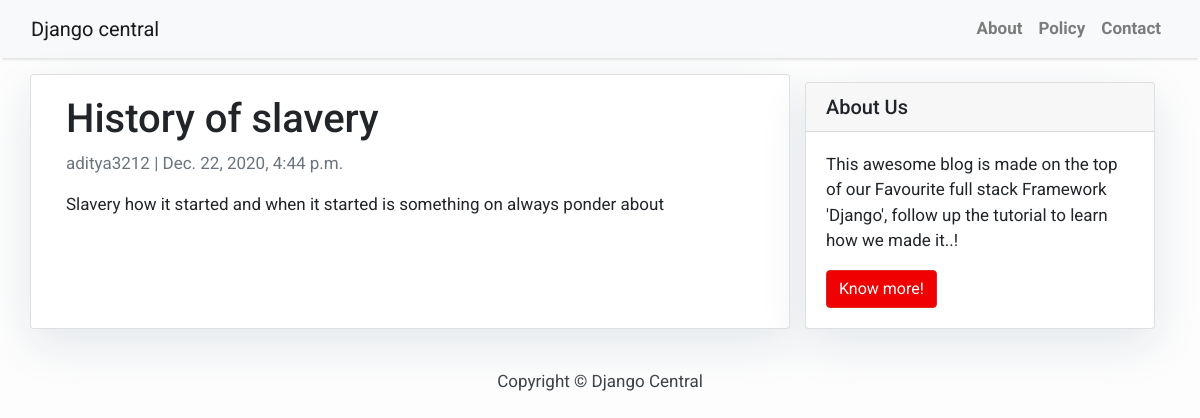
The page /slavery/ on the database its author committed.
### postt/models.py (models this page shows, shortened)
class Post(models.Model):
    title = models.CharField(max_length=200, unique=True)
    slug = models.SlugField(max_length=200, unique=True)
    author = models.ForeignKey(User, on_delete= models.CASCADE,related_name='blog_posts')
    updated_on = models.DateTimeField(auto_now= True)
    content = models.TextField()
    created_on = models.DateTimeField(auto_now_add=True)
    class Meta:
        ordering = ['-created_on']

### postt/views.py (the view)
# urls.py: path('<slug:slug>/',views.PostDetail.as_view(),name='post_detail'),
class PostDetail(generic.DetailView):
    model=Post
    template_name='post_detail.html'

### templates/post_detail.html
{% extends 'base.html' %} {% block content %}
<div class="container">
  <div class="row">
    <div class="col-md-8 card mb-4  mt-3 left  top">
      <div class="card-body">
        <h1>{% block title %} {{ object.title }} {% endblock title %}</h1>
        <p class=" text-muted">{{ post.author }} | {{ post.created_on }}</p>
        <p class="card-text ">{{ object.content | safe }}</p>
      </div>
    </div>
    {% block sidebar %} {% include 'sidebar.html' %} {% endblock sidebar %}
  </div>
</div>
{% endblock content %}

### templates/base.html (style rules this page uses)
body { font-family: "Roboto", sans-serif; font-size: 17px; background-color: #fdfdfd; }

### templates/sidebar.html (style rules this page uses)
.card { box-shadow: 0 16px 48px #E3E7EB; }

### rows shown on the page
Post: title "History of slavery", author "aditya3212", created_on "Dec. 22, 2020, 4:44 p.m.", content "Slavery how it started and when it started is something on always ponder about"
